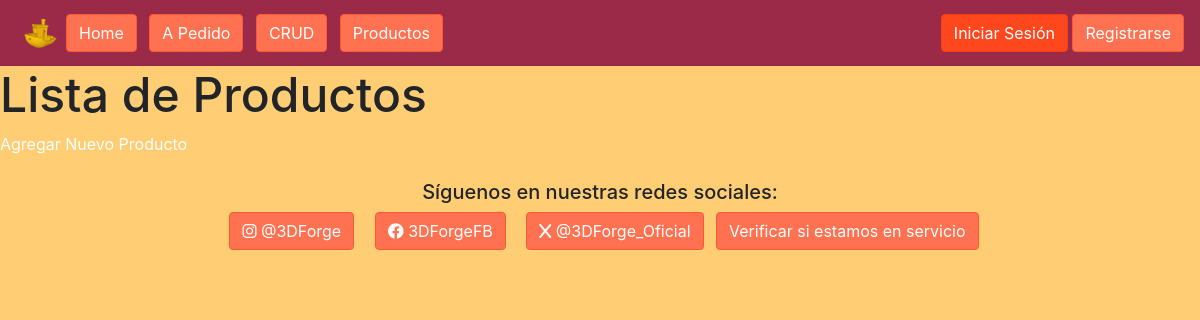
Before: /ElPeuco/CRUD/producto_list/ with the older database file.
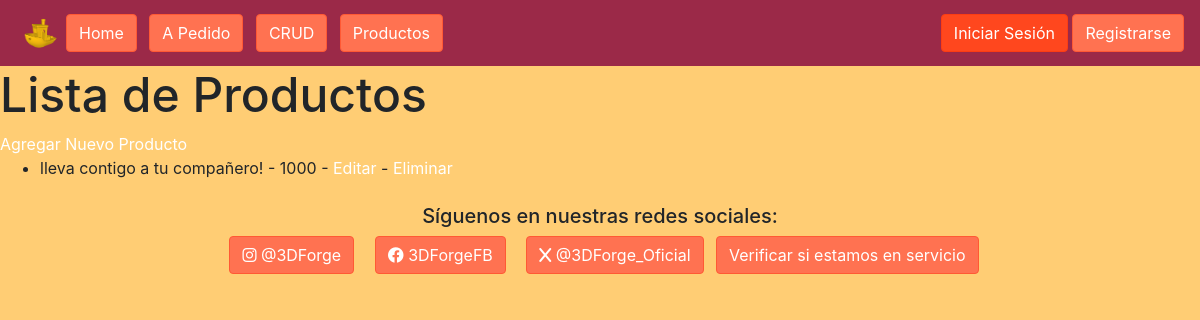
After: the same page with the newer database file.
### ElPeuco/models.py (models this page shows, shortened)
class producto(models.Model):
    id_producto = models.AutoField(primary_key=True)
    descripcion_producto = models.CharField(max_length=60)
    nombre_producto = models.CharField(max_length=30)
    precio = models.IntegerField()
    foto = models.ImageField(upload_to='images/')

### ElPeuco/views.py (the view)
# urls.py: path('CRUD/producto_list/', views.producto_list, name='producto_list'),
def producto_list(request):
    productos = producto.objects.all()
    return render(request, 'CRUD/producto_list.html', {'productos': productos})

### ElPeuco/templates/CRUD/producto_list.html (shortened to what this page needs)
{% extends "base.html" %}
{%load static%}
{% block contenido %}
<h2>Lista de Productos</h2>
<a href="{% url 'producto_add' %}">Agregar Nuevo Producto</a>
<ul>
    {% for producto in productos %}
    <li>
        {{ producto.nombre_producto }} - {{ producto.precio }} - <a href="{% url 'producto_edit' producto.id_producto %}">Editar</a> - <a href="{% url 'producto_delete' producto.id_producto %}">Eliminar</a>
    </li>
    {% endfor %}
</ul>
{% endblock %}

Changed rows visible on the page:
added producto: nombre_producto "lleva contigo a tu compañero!", precio "1000"
